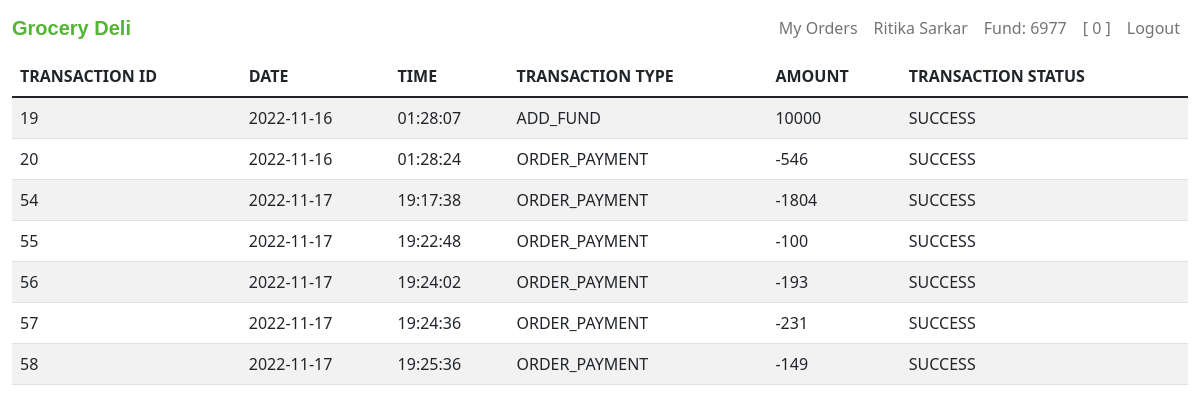
Page /transactions (signed in) on the committed database.
### tables this page shows
CREATE TABLE users (user_id INTEGER PRIMARY KEY AUTOINCREMENT NOT NULL, name TEXT NOT NULL, email TEXT NOT NULL, phone INTEGER NOT NULL, hash TEXT NOT NULL, cash NUMERIC DEFAULT 0.00);

CREATE TABLE transactions(tran_id INTEGER PRIMARY KEY AUTOINCREMENT NOT NULL, user_id INTEGER NOT NULL, tran_type TEXT NOT NULL, amount NUMERIC NOT NULL, datetime TEXT NOT NULL, tran_status TEXT DEFAULT success);

### app.py (the view)
@app.route("/transactions")
@login_required
def transctions():
    user_id = session["user_id"]
    user_data = db.execute("SELECT * FROM users WHERE user_id = ?;", user_id)
    transactions = db.execute("SELECT * FROM transactions WHERE user_id = ?", user_id)
    for i in transactions:
        i["date"] = datetime.datetime.strptime(i["datetime"], '%Y-%m-%d %H:%M:%S').date()
        i["time"] = datetime.datetime.strptime(i["datetime"], '%Y-%m-%d %H:%M:%S').time()
    return render_template("transactions.html", transactions=transactions, user_data=user_data)

### app.py (called while the page is built)
@app.after_request
def after_request(response):
    response.headers["Cache-Control"] = "no-cache, no-store, must-revalidate"
    response.headers["Expires"] = 0
    response.headers["Pragma"] = "no-cache"
    return response

def login_required(f):
    @wraps(f)
    def decorated_function(*args, **kwargs):
        if session.get("user_id") is None:
            return redirect("/login")
        return f(*args, **kwargs)
    return decorated_function

### templates/transactions.html (shortened to what this page needs)
{% extends "layout.html" %}
{% block user %}
    {{ user_data[0]["name"] }}
{% endblock %}
{% block fund %}
    Fund: {{ user_data[0]["cash"] }}
{% endblock %}
{% block cart %}
    {{ cart|length }}
{% endblock %}
{% block main %}
<table class="table table-striped">
    <thead>
        <tr>
            <th>TRANSACTION ID</th>
            <th>DATE</th>
            <th>TIME</th>
            <th>TRANSACTION TYPE</th>
            <th>AMOUNT</th>
            <th>TRANSACTION STATUS</th>
        </tr>
    </thead>
    <tbody>
        {% for i in transactions %}
        <tr>
            <td>{{ i["tran_id"] }}</td>
            <td>{{ i["date"] }}</td>
            <td>{{ i["time"] }}</td>
            <td>{{ i["tran_type"] }}</td>
            <td>{{ i["amount"] }}</td>
            <td>{{ i["tran_status"] }}</td>
        </tr>
        {% endfor %}
    </tbody>
</table>
{% endblock %}

### templates/layout.html (shortened to what this page needs)
<!DOCTYPE html>
<html lang="en">
<head>
    <link href="https://cdn.jsdelivr.net/npm/bootstrap@5.1.3/dist/css/bootstrap.min.css" rel="stylesheet">
    <link href="/static/style.css" rel="stylesheet">
    <link href="https://cdn.jsdelivr.net/npm/bootstrap@5.1.3/dist/css/bootstrap.min.css" rel="stylesheet">
</head>
<body>
    <nav class="navbar navbar-expand-lg navbar-light" style="background-color: #ffffff;">
        <div class="container-fluid">
            <a class="navbar-brand" href="/" style="font-family: Helvetica; color:#54B435"><strong>Grocery Deli&nbsp</strong><iconify-icon icon="game-icons:fruit-bowl" style="color: #54b435;"></iconify-icon></a>
            <div class="collapse navbar-collapse" id="navbarSupportedContent">
                {% if session["user_id"] %}
                    <ul class="navbar-nav ms-auto mb-2 mb-lg-0">
                        <li class="nav-item">
                            <a class="nav-link" href="/orders">My Orders</a>
                        </li>
                        <li class="nav-item">
                            <a class="nav-link" href="/account">{% block user %}{% endblock %}</a>
                        </li>
                        <li class="nav-item">
                            <a class="nav-link" aria-current="page" href="/add_fund">{% block fund %}{% endblock %}</a>
                        </li>
                        <li class="nav-item">
                            <a class="nav-link" aria-current="page" href="/cart">
                                [{% block cart %}{% endblock %}]
                            </a>
                        </li>
                        <li class="nav-item">
                            <a class="nav-link" href="/logout">Logout</a>
                        </li>
                    </ul>
                {% endif %}
            </div>
        </div>
    </nav>
    <main class="container-fluid">
        {% block main %}{% endblock %}
    </main>
</body>
</html>

### rows in the picture
users: name "Ritika Sarkar", cash "6977"
transactions: tran_id "19", date "2022-11-16", time "01:28:07", tran_type "ADD_FUND", amount "10000", tran_status "SUCCESS"
transactions: tran_id "20", date "2022-11-16", time "01:28:24", tran_type "ORDER_PAYMENT", amount "-546", tran_status "SUCCESS"
transactions: tran_id "54", date "2022-11-17", time "19:17:38", tran_type "ORDER_PAYMENT", amount "-1804", tran_status "SUCCESS"
transactions: tran_id "55", date "2022-11-17", time "19:22:48", tran_type "ORDER_PAYMENT", amount "-100", tran_status "SUCCESS"
transactions: tran_id "56", date "2022-11-17", time "19:24:02", tran_type "ORDER_PAYMENT", amount "-193", tran_status "SUCCESS"
transactions: tran_id "57", date "2022-11-17", time "19:24:36", tran_type "ORDER_PAYMENT", amount "-231", tran_status "SUCCESS"
transactions: tran_id "58", date "2022-11-17", time "19:25:36", tran_type "ORDER_PAYMENT", amount "-149", tran_status "SUCCESS"

### other values in the picture
{{ cart|length }} "0"
